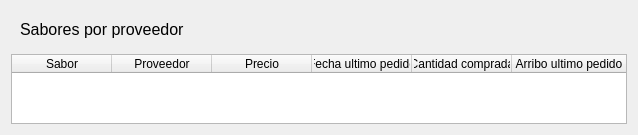
                <widget class="QWidget" name="tbProduct_3">
                 <layout class="QVBoxLayout" name="verticalLayout_12">
                  <item>
                   <widget class="QWidget" name="widget_13" native="true">
                    <layout class="QHBoxLayout" name="horizontalLayout_14">
                     <item>
                      <widget class="QLabel" name="label_9">
                       <property name="font">
                        <font>
                         <pointsize>12</pointsize>
                        </font>
                       </property>
                       <property name="text">
                        <string>Sabores por proveedor</string>
                       </property>
                      </widget>
                     </item>
                    </layout>
                   </widget>
                  </item>
                  <item>
                   <widget class="QTableWidget" name="tableSProv">
                    <property name="autoFillBackground">
                     <bool>false</bool>
                    </property>
                    <property name="sizeAdjustPolicy">
                     <enum>QAbstractScrollArea::SizeAdjustPolicy::AdjustToContents</enum>
                    </property>
                    <property name="alternatingRowColors">
                     <bool>false</bool>
                    </property>
                    <property name="selectionBehavior">
                     <enum>QAbstractItemView::SelectionBehavior::SelectRows</enum>
                    </property>
                    <attribute name="horizontalHeaderShowSortIndicator" stdset="0">
                     <bool>false</bool>
                    </attribute>
                    <attribute name="horizontalHeaderStretchLastSection">
                     <bool>true</bool>
                    </attribute>
                    <column>
                     <property name="text">
                      <string>Sabor</string>
                     </property>
                    </column>
                    <column>
                     <property name="text">
                      <string>Proveedor</string>
                     </property>
                    </column>
                    <column>
                     <property name="text">
                      <string>Precio</string>
                     </property>
                    </column>
                    <column>
                     <property name="text">
                      <string>Fecha ultimo pedido</string>
                     </property>
                    </column>
                    <column>
                     <property name="text">
                      <string>Cantidad comprada</string>
                     </property>
                    </column>
                    <column>
                     <property name="text">
                      <string>Arribo ultimo pedido</string>
                     </property>
                    </column>
                   </widget>
                  </item>
                 </layout>
                </widget>
